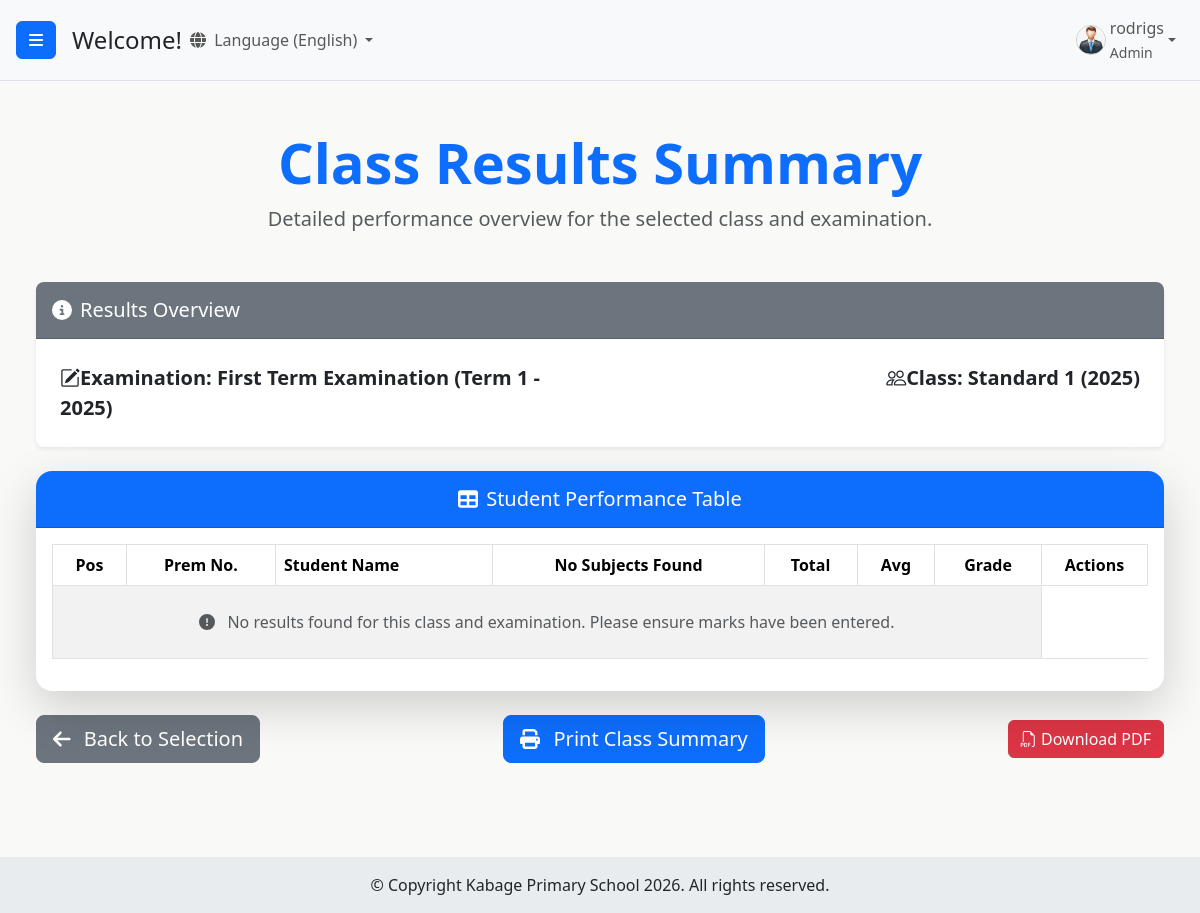
Screenshot of /students/class/1/examination/1/results-summary/ (signed in) with the database file from the repository.
### users/models.py (models this page shows, shortened)
class CustomUser(AbstractUser):
    ROLE_CHOICES = (
        ('admin', 'Admin'),
        ('headteacher', 'Head Teacher'),
        ('class_teacher', 'Class Teacher'),
        ('academic_teacher', 'Academic Teacher'),
        ('statistic_teacher', 'Statistic Teacher'),
        ('subject_teacher', 'Subject Teacher'),
    )
    GENDER_CHOICES = (
        ('M', 'Male'),
        ('F', 'Female'),
        ('O', 'Other'), # Optional: for inclusivity
    )
    role = models.CharField(max_length=20, choices=ROLE_CHOICES, default='academic_teacher')
    is_approved = models.BooleanField(default=False)
    phone_regex = RegexValidator(regex=r'^\+?1?\d{9,15}$',
                                 message="Phone number must be entered in the format: '+999999999'. Up to 15 digits allowed.")
    phone_number = models.CharField(validators=[phone_regex],
                                    max_length=17,
                                    blank=True,
                                    null=True,
                                    unique=True
                                    )
    gender = models.CharField(max_length=1, choices=GENDER_CHOICES, blank=True, null=True)
    address = models.CharField(max_length=255, blank=True, null=True) # <-- ADD THIS FIELD if it's not there
    security_question_1 = models.CharField(max_length=255, blank=True, null=True)
    security_answer_1 = models.CharField(max_length=255, blank=True, null=True)
    security_question_2 = models.CharField(max_length=255, blank=True, null=True)
    security_answer_2 = models.CharField(max_length=255, blank=True, null=True)
    security_question_3 = models.CharField(max_length=255, blank=True, null=True)
    security_answer_3 = models.CharField(max_length=255, blank=True, null=True)
    security_questions_set = models.BooleanField(default=False)
    groups = models.ManyToManyField(
        Group,
        verbose_name=('groups'),
        blank=True,
        help_text=(
            'The groups this user belongs to. A user will get all permissions '
            'granted to each of their groups.'
        ),
        related_name="customuser_set",
        related_query_name="customuser",
    )
    user_permissions = models.ManyToManyField(
        Permission,
        verbose_name=('user permissions'),
        blank=True,
        help_text=('Specific permissions for this user.'),
        related_name="customuser_set",
        related_query_name="customuser",
    )

### students/models.py (models this page shows, shortened)
class Examination(models.Model):
    TERM_CHOICES = [
        ('1', 'Term 1'),
        ('2', 'Term 2'),
        ('3', 'Term 3'),
    ]
    EXAM_NAME_CHOICES = [
        ('First Midterm Test', 'First Midterm Test'),
        ('First Term Examination', 'First Term Examination'),
        ('Second Midterm Test', 'Second Midterm Test'),
        ('Annual Examination', 'Annual Examination'),
        ('Mock Examination', 'Mock Examination'),
    ]
    name = models.CharField(max_length=255, choices=EXAM_NAME_CHOICES) # This is the main change
    date = models.DateField()
    academic_year = models.IntegerField()
    term = models.CharField(max_length=1, choices=TERM_CHOICES)
    classes_taking_exam = models.ManyToManyField('Class', related_name='examinations')
    class Meta:
        unique_together = ('name', 'academic_year', 'term')
        ordering = ['-academic_year', 'term', 'date', 'name']

class Class(models.Model):
    name = models.CharField(max_length=100, unique=True)
    class_teacher = models.OneToOneField(
        CustomUser,
        on_delete=models.SET_NULL,
        limit_choices_to={'role': 'class_teacher'},
        null=True,
        blank=True,
        related_name='assigned_class'
    )
    year = models.IntegerField(default=2025)
    subjects = models.ManyToManyField('Subject', related_name='classes_assigned') # Renamed related_name for clarity
    class Meta:
        verbose_name_plural = 'Classes'
        unique_together = ('name', 'year')

### students/views.py (the view)
# urls.py: path('class/<int:class_id>/examination/<int:exam_id>/results-summary/', views.class_results_summary_view, name='class_results_summary'),
def class_results_summary_view(request, class_id, exam_id):
    class_obj = get_object_or_404(Class, pk=class_id)
    examination = get_object_or_404(Examination, pk=exam_id)
    context = {
        'class_obj': class_obj,
        'examination': examination,
        'page_title': f'Class Results Summary - {class_obj.name}'
    }
    return render(request, 'students/class_results_summary.html', context)

### templates/students/class_results_summary.html (shortened to what this page needs)
{% extends 'base.html' %}
{% block content %}
<div class="container-fluid py-4 print-area">
    <div class="text-center mb-5">
        <h1 class="display-4 fw-bold text-primary">Class Results Summary</h1>
        <p class="lead text-muted">Detailed performance overview for the selected class and examination.</p>
    </div>
    <div class="card mb-4 shadow-sm border-0 rounded-3">
        <div class="card-header bg-secondary text-white py-3 rounded-top-3">
            <h5 class="mb-0 fs-5"><i class="fas fa-info-circle me-2"></i>Results Overview</h5>
        </div>
        <div class="card-body p-4">
            <div class="row">
                <div class="col-md-6 mb-2 mb-md-0">
                    <p class="mb-0 fs-5 text-dark">
                        <strong><i class="bi bi-pencil-square"></i>Examination:</strong> <span class="fw-semibold">{{ examination.name }} ({{ examination.get_term_display }} - {{ examination.academic_year }})</span>
                    </p>
                </div>
                <div class="col-md-6 text-md-end">
                    <p class="mb-0 fs-5 text-dark">
                        <strong><i class="bi bi-people"></i></i>Class:</strong> <span class="fw-semibold">{{ class_obj.name }} ({{ class_obj.year }})</span>
                    </p>
                </div>
            </div>
        </div>
    </div>
    <div class="card shadow-lg border-0 rounded-4 mb-4">
        <div class="card-header bg-primary text-white text-center py-3 rounded-top-4">
            <h5 class="mb-0 fs-5"><i class="fas fa-table me-2"></i>Student Performance Table</h5>
        </div>
        <div class="card-body p-3">
            <div class="table-responsive" id="printableArea">
                <table class="table table-striped table-bordered table-hover compact-table">
                    <thead class="bg-primary text-white">
                        <tr>
                            <th class="text-center">Pos</th>
                            <th class="text-center">Prem No.</th>
                            <th>Student Name</th>
                            {% for subject in all_subjects %}
                                <th class="text-center">{{ subject.code }}</th>
                            {% empty %}
                                <th class="text-center">No Subjects Found</th>
                            {% endfor %}
                            <th class="text-center">Total</th>
                            <th class="text-center">Avg</th>
                            <th class="text-center">Grade</th>
                            <th class="text-center d-print-none">Actions</th>
                        </tr>
                    </thead>
                    <tbody>
                        {% for result in results %}
                        <tr>
                            <td class="text-center">{{ result.position|default:"-" }}</td>
                            <td class="text-center">{{ result.student.prem_number }}</td>
                            <td class="student-name-cell">
                                {{ result.student.first_name }}
                                {% if result.student.middle_name %}
                                    {{ result.student.middle_name }}
                                {% endif %}
                                {{ result.student.last_name }}
                            </td>
                            {% for subject_header in all_subjects %}
                                <td class="text-center">
                                    {% with found=False %}
                                        {% for subject_detail in result.subject_details %}
                                            {% if subject_detail.subject_code|upper == subject_header.code|upper and not found %}
                                                {{ subject_detail.score|default:"-" }}
                                            {% endif %}
                                        {% endfor %}
                                    {% endwith %}
                                </td>
                            {% endfor %}
                            <td class="text-center">{{ result.total_score|default:"-" }}</td>
                            <td class="text-center">{{ result.average_score|floatformat:2|default:"-" }}</td>
                            <td class="text-center">{{ result.overall_grade|default:"-" }}</td>
                            <td class="text-center d-print-none">
                                <a href="{% url 'student_result_slip' exam_id=examination.id student_id=result.student.id %}" class="btn btn-sm btn-info">
                                    <i class="fas fa-file-alt me-1"></i> View Result Slip
                                </a>
                            </td>
                        </tr>
                        {% empty %}
                        <tr>
                            <td colspan="{{ all_subjects|length|add:7 }}" class="text-center py-4 text-muted">
                                <i class="fas fa-exclamation-circle me-2"></i> No results found for this class and examination. Please ensure marks have been entered.
                            </td>
                        </tr>
                        {% endfor %}
                    </tbody>
                </table>
            </div>
        </div>
    </div>
    <div class="d-flex justify-content-between align-items-center mt-4">
        <a href="{% url 'result_selection' %}" class="btn btn-secondary btn-lg">
            <i class="fas fa-arrow-left me-2"></i> Back to Selection
        </a>
        <a href="{% url 'class_summary_pdf' exam_id=examination.id class_id=class_obj.id %}" class="btn btn-primary btn-lg d-print-none" target="_blank">
            <i class="fas fa-print me-2"></i> Print Class Summary
        </a>
        <a href="{% url 'class_summary_pdf' exam_id=examination.id class_id=class_obj.id %}?download=true" class="btn btn-danger d-print-none">
            <i class="bi bi-filetype-pdf"></i> Download PDF
        </a>
        </div>
</div>
{% endblock content %}

### templates/base.html (shortened to what this page needs)
{% load static %}
{% load i18n %}
<!DOCTYPE html>
<html lang="en">
<head>
    <link href="https://cdn.jsdelivr.net/npm/bootstrap@5.3.3/dist/css/bootstrap.min.css" rel="stylesheet">
    <link rel="stylesheet" href="https://cdn.jsdelivr.net/npm/bootstrap-icons@1.10.5/font/bootstrap-icons.css">
    <link rel="stylesheet" href="https://cdnjs.cloudflare.com/ajax/libs/font-awesome/6.5.2/css/all.min.css" />
    {% block dashboard_css %}
        <link rel="stylesheet" href="{% static 'users/css/dashboard.css' %}">
    {% endblock %}
</head>
<body class="d-flex flex-column min-vh-100">
    {% block body_content %}
        <div class="d-flex flex-grow-1" id="wrapper">
            <div id="page-content-wrapper" class="flex-grow-1 d-flex flex-column">
                <nav class="navbar navbar-expand-lg navbar-light bg-light border-bottom">
                    <button class="btn btn-primary" id="menu-toggle">
                        <i class="fas fa-bars"></i>
                    </button>
                    <h4 class="ms-3 my-0">{% block page_heading %}Welcome!{% endblock %}</h4>
                    {% get_current_language as LANGUAGE_CODE %}
                <div class="collapse navbar-collapse" id="navbarSupportedContent">
                    <ul class="navbar-nav me-auto mt-2 mt-lg-0">
                        <li class="nav-item dropdown">
                            <a class="nav-link dropdown-toggle" href="#" id="navbarDropdownLanguage" role="button" data-bs-toggle="dropdown" aria-expanded="false">
                                <i class="fas fa-globe me-1"></i>
                                {% if LANGUAGE_CODE == 'en' %}{% translate "Language" %} (English){% else %}{% translate "Language" %} (Kiswahili){% endif %}
                            </a>
                                {% get_language_info for 'en' as lang_en %}
                                {% get_language_info for 'sw' as lang_sw %}
                        </li>
                    </ul>
                    <ul class="navbar-nav mt-2 mt-lg-0">
                        {% if user.is_authenticated %}
                            <li class="nav-item dropdown">
                                <a class="nav-link dropdown-toggle d-flex align-items-center" href="#" id="navbarDropdownDashboard" role="button" data-bs-toggle="dropdown" data-bs-display="static" aria-expanded="false">
                                    {% if user.gender == 'M' %}
                                        <img src="{% static 'users/img/male_icon.png' %}" alt="Male User Icon" class="rounded-circle me-1" style="width: 30px; height: 30px; object-fit: cover;">
                                    {% elif user.gender == 'F' %}
                                        <img src="{% static 'users/img/female_icon.png' %}" alt="Female User Icon" class="rounded-circle me-1" style="width: 30px; height: 30px; object-fit: cover;">
                                    {% else %}
                                        <i class="fas fa-user me-1"></i>
                                    {% endif %}
                                    <span>
                                        {% if user.first_name and user.last_name %}
                                            {{ user.first_name }} {{ user.last_name }}
                                        {% else %}
                                            {{ user.username }}
                                        {% endif %}
                                        {% if user.role %}
                                            <br><small>{{ user.get_role_display }}</small>
                                        {% endif %}
                                    </span>
                                </a>
                            </li>
                        {% else %}
                            <li class="nav-item">
                                <a class="nav-link" href="{% url 'login' %}">{% translate "Login" %}</a>
                            </li>
                        {% endif %}
                    </ul>
                </div>
                </nav>
                <div id="main-content-area" class="flex-grow-1 overflow-auto">
                    {% block content %}{% endblock %}
                </div>
            </div>
        </div>
    {% endblock body_content %}
    <footer id="main-site-footer" class="text-dark text-center py-3">
        <div class="container-fluid">
            <p class="mb-0">&copy; Copyright Kabage Primary School {% now "Y" %}. All rights reserved.</p>
        </div>
    </footer>
</body>
</html>

### users/static/users/css/dashboard.css (style rules this page uses)
html, body { height: 100%; margin: 0; padding: 0; font-family: 'Segoe UI', Tahoma, Geneva, Verdana, sans-serif; overflow-x: hidden; }
body { display: flex; flex-direction: column; min-height: 100vh; }
#wrapper { display: flex; flex-grow: 1; width: 100%; overflow: hidden; }
#page-content-wrapper { display: flex; flex-direction: column; flex-grow: 1; overflow-x: hidden; width: 100%; transition: margin .25s ease-out; }
#main-content-area { flex-grow: 1; padding: 1.5rem; background-color: #f9faf8; padding-bottom: 70px; }
@media (min-width: 768px) { #page-content-wrapper { width: calc(100% - 250px); } }
#page-content-wrapper .navbar { padding: 0.5rem 1rem; }
.navbar-nav .nav-item .nav-link img { border: 1px solid #ccc; }
#main-site-footer { background-color: #e9ecef; color: #343a40; text-align: center; padding: 1rem 0; width: 100%; flex-shrink: 0; z-index: 10; }
.card { border: 1px solid rgba(0,0,0,.125); border-radius: 0.25rem; background-color: #fff; box-shadow: 0 0.125rem 0.25rem rgba(0,0,0,.075); height: 100%; display: flex; flex-direction: column; }
#wrapper { display: flex; }
#page-content-wrapper { min-width: 0; width: 100%; display: flex; flex-direction: column; }

### rows the page displays
CustomUser: username "rodrigs", role "Admin"
Examination: name "First Term Examination", term "Term 1", academic_year "2025"
Class: name "Standard 1", year "2025"
